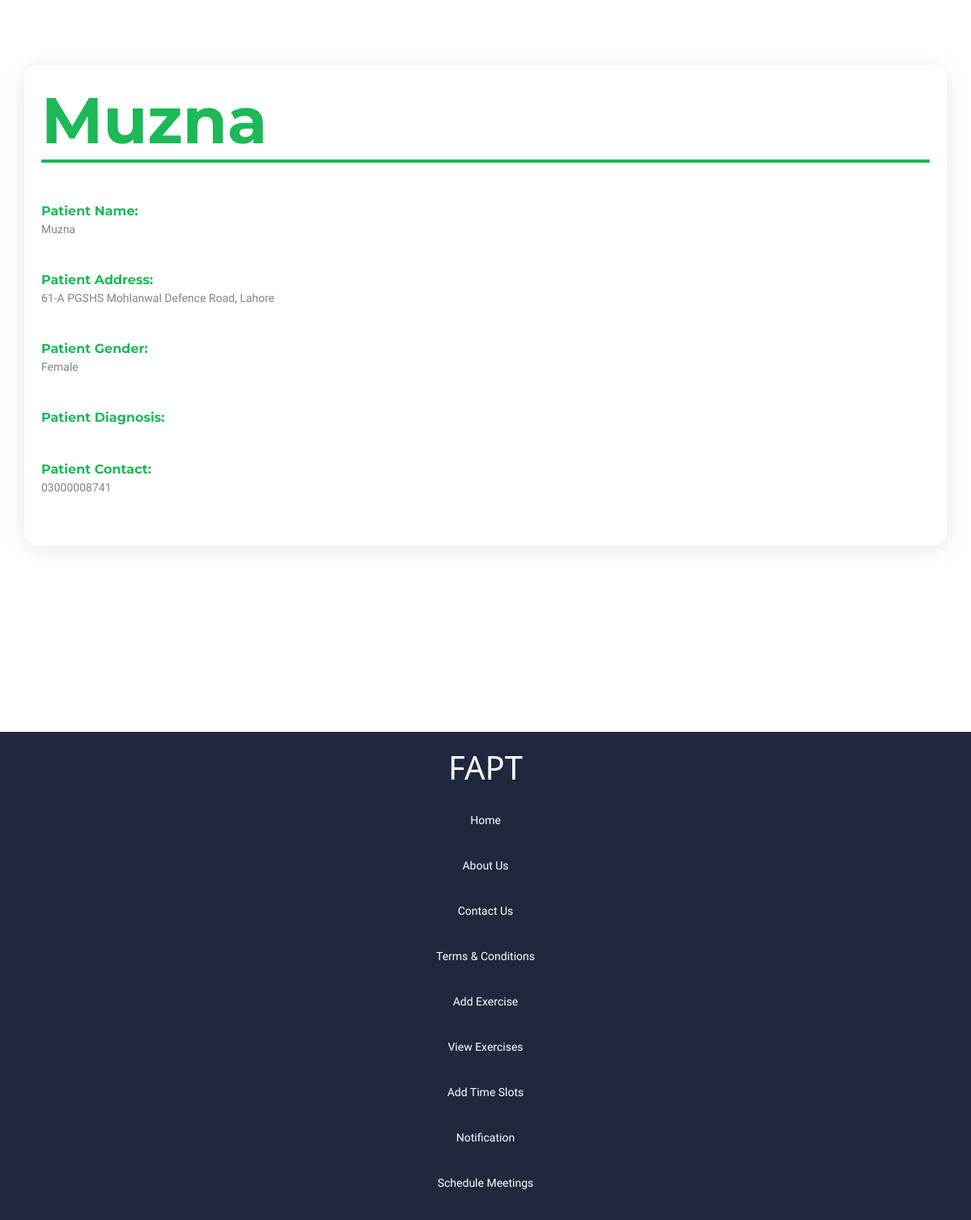
The page /PhysiotherapistPanel/patient-info.php?view=70 (signed in) on the database its author committed.
### tables this page shows
CREATE TABLE `patient` (
  `Patient_id` int(11) NOT NULL,
  `Patient_name` varchar(255) NOT NULL,
  `Patient_address` varchar(255) NOT NULL,
  `Patient_email` varchar(255) NOT NULL,
  `Patient_gender` varchar(255) NOT NULL,
  `Patient_password` varchar(255) NOT NULL,
  `Patient_phone` varchar(255) NOT NULL,
  `Patient_diagnosis` varchar(255) NOT NULL,
  `Patient_rating` int(2) NOT NULL
);

### PhysiotherapistPanel/patient-info.php (the view, shortened to what this page needs)
<?php
include("../db/conn.php");
if(isset($_GET['view'])){
$view = $_GET['view'];
$resultFromRequest = mysqli_query($con, "SELECT * FROM `request` WHERE `Request_id` = '$view'");
$resultCheck = mysqli_fetch_assoc($resultFromRequest);
$patientID = $resultCheck['Patient_id'];
$resultFromPatient = mysqli_query($con, "SELECT * FROM `patient` WHERE `Patient_id` = '$patientID'");
$patient = mysqli_fetch_assoc($resultFromPatient);
}
?>
<!DOCTYPE html>
<html lang="en">
<head>
    <link href="https://cdn.jsdelivr.net/npm/bootstrap@5.2.0/dist/css/bootstrap.min.css" rel="stylesheet">
    <link rel="stylesheet" href="./physiotherapist-style/style.css">
</head>
<body>
    <section class="patient-info">
        <div class="container">
            <div class="row">
                <div class="main-contain">
                    <h1 class="patient-info-head mb-5"><?php echo $patient['Patient_name']; ?></h1>
                    <div class="Patient-content mb-4">
                        <label for="" class="Patient-asset">Patient Name: </label><p class="profile "><?php echo $patient['Patient_name']; ?></p>
                    </div>
                    <div class="Patient-content mb-4">
                        <label for="" class="Patient-asset">Patient Address: </label><p class="profile "><?php echo $patient['Patient_address']; ?></p>
                    </div>
                    <div class="Patient-content mb-4">
                        <label for="" class="Patient-asset">Patient Gender: </label><p class="profile "><?php echo $patient['Patient_gender']; ?></p>
                    </div>
                    <div class="Patient-content mb-4">
                        <label for="" class="Patient-asset">Patient Diagnosis: </label><p class="profile "><?php echo $patient['Patient_diagnosis']; ?></p>
                    </div>
                    <div class="Patient-content mb-4">
                        <label for="" class="Patient-asset">Patient Contact: </label><p class="profile "><?php echo $patient['Patient_phone']; ?></p>
                    </div>
                </div>
            </div>
    </section>
    <footer class="footer">
        <div class="container">
            <div class="row">
                <div class="col-12 col-xxl-2">
                    <div class="footer-navigation-logo text-center text-xxl-start">
                        <h1 class="footer-logo">FAPT</h1>
                    </div>
                </div>
                <div class="col-12 col-xxl-10">
                    <div class="footer-nav-select">
                        <div class="footer-navigation-menu text-center text-xxl-center mt-xl-2 mt-0">
                            <a href="./physiotherapist-home.php">Home</a>
                            <a href="./physio-about-us.php">About Us</a>
                            <a href="./physio-contact-us.php">Contact Us</a>
                            <a href="./physio-terms-and-condition.php">Terms & Conditions</a>
                            <a href="./physio-add-exercise.php">Add Exercise</a>
                            <a href="./physio-view-exercise.php">View Exercises</a>
                            <a href="./physio-add-time-slots.php">Add Time Slots</a>
                            <a href="./physio-view-patients.php">Notification</a>
                            <a href="./physio-schedule-meetings.php">Schedule Meetings</a>
                        </div>
                    </div>
                </div>
            </div>
        </div>
    </footer>
</body>
</html>

### PhysiotherapistPanel/physiotherapist-style/style.css (style rules this page uses)
.patient-info { padding: 80px 10px 80px 10px; }
p { color: #6d6c6cd6; font-family: 'Work Sans', sans-serif; font-size: 14px; }
.profile { max-width: 450px; }

### PhysiotherapistPanel/patient-info.php (style rules this page uses)
.main-contain { padding: 20px; border-radius:5px; background: rgba(255, 255, 255, 0.2); border-radius: 16px; box-shadow: 0 4px 30px rgba(0, 0, 0, 0.1); backdrop-filter: blur(5px); -webkit-backdrop-filter: blur(5px); border: 1px solid rgba(255, 255, 255, 0.3); }
.footer-navigation-menu a { font-size: 14px; padding: 15px 10px; text-decoration: none; font-family: 'Work Sans', sans-serif; color: #fff; }
.footer { position: absolute; margin:80px 0px; width:100%; padding:20px 0px; background: #20283E; }
.footer-logo { color:white; }
@media (max-width: 1214px) { .footer { margin-top: 150px; } }
@media (max-width: 1200px) { .footer .footer-navigation-menu { display: flex; flex-direction: column; gap: 5px; } }
.patient-info { width:100%; padding:80px 10px 80px 10px; }
.patient-info-head { color:rgb(29,184,88); font-family:'Montserrat',sans-serif; font-size:80px; font-weight:bold; border-bottom:4px solid rgb(29,184,88); }
.Patient-asset { color:rgb(29,184,88); font-family:'Montserrat', sans-serif; font-size:16px; font-weight:bold; }
.Patient-content { display:flex; flex-direction:column; }

### rows shown on the page
patient: Patient_name "Muzna", Patient_address "61-A PGSHS Mohlanwal Defence Road, Lahore", Patient_gender "Female", Patient_phone "03000008741"
